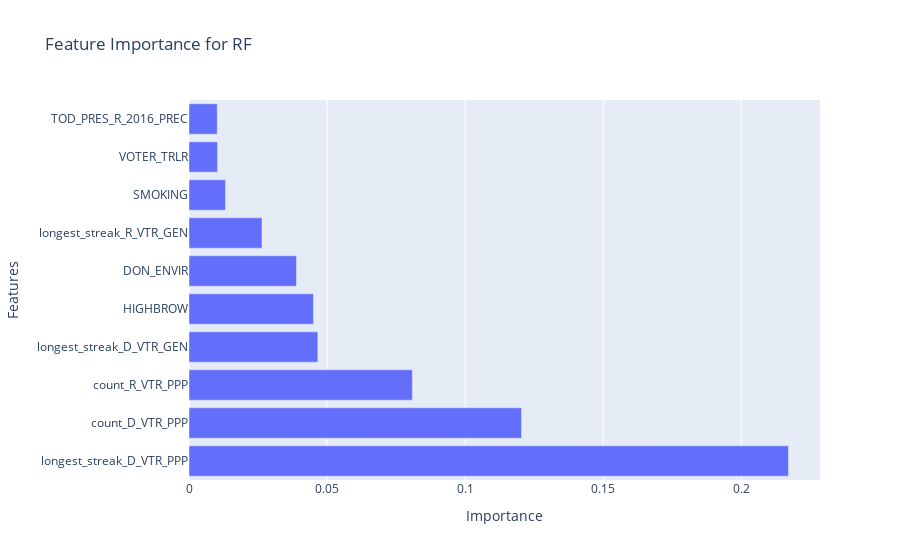
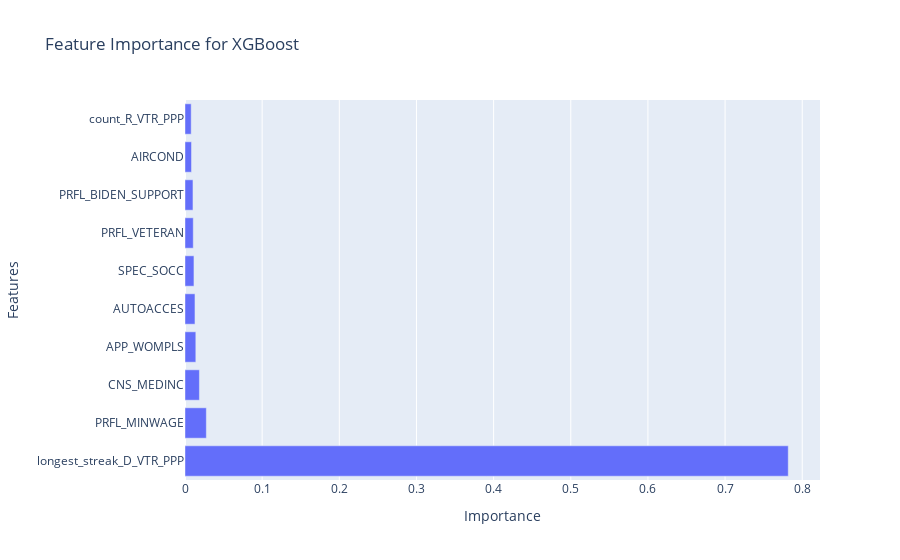
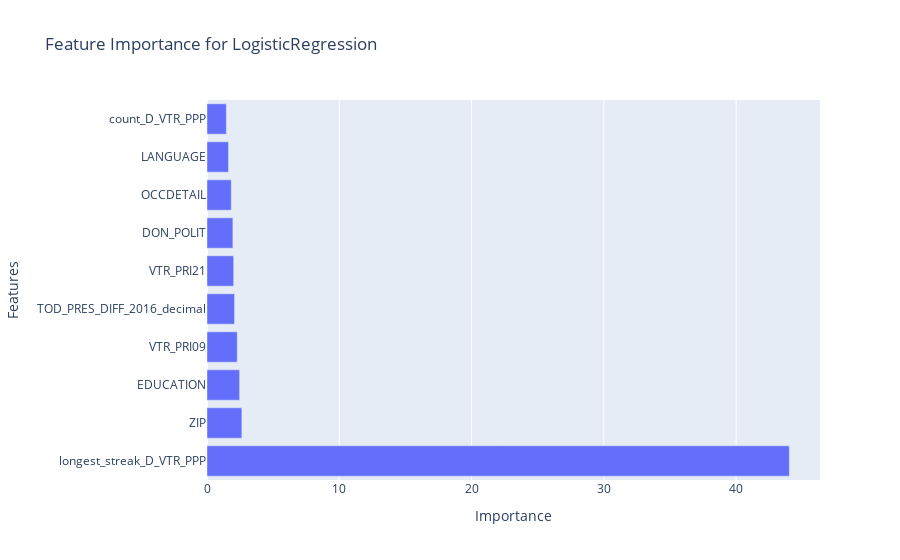
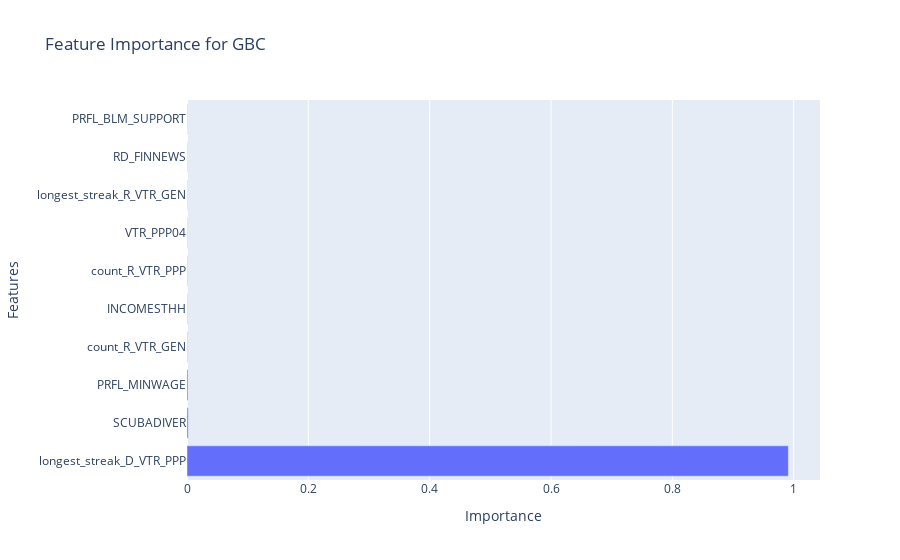

The cell these charts' notebook holds for them, in order:
### Code cell
# drop party code from data_5k_df
#survey_df= survey_df.drop(columns=['PARTY_CODE'])

pipeline = ModelTrainingPipeline(survey_df, target_col='Q1_Candidate')

# 2. Prepare the data
pipeline.prepare_data(encoding_type='target')  # or 'label', or 'target' depending on your needs
pipeline.create_preprocessing_pipeline(scale_data=True, feature_engineering=None)
models_to_use = ['RF', 'XGBoost', 'LogisticRegression', 'SVM', 'GBC']

# 4. Train all models
pipeline.train_models(model_type=['RF', 'XGBoost', 'LogisticRegression', 'SVM', 'GBC'], use_grid_search=False, use_cv=True, cv_folds=5, evaluate=True, 
                     plot_learning_curve=False, compare_models=True, feature_importance=True, experiment_logging=True, saved_params_path=None)

### Figure 1 — Plotly figure (JSON) as saved in the notebook; plotly's stock layout.template omitted (floating-point values rounded to 4 significant figures)
{"data": [{"alignmentgroup": "True", "hovertemplate": "Importance=%{x}<br>Features=%{y}<extra></extra>", "legendgroup": "", "marker": {"color": "#636efa", "pattern": {"shape": ""}}, "name": "", "offsetgroup": "", "orientation": "h", "showlegend": false, "textposition": "auto", "type": "bar", "x": [0.2171, 0.1204, 0.08088, 0.04665, 0.04506, 0.03892, 0.02644, 0.0132, 0.01032, 0.01023], "xaxis": "x", "y": ["longest_streak_D_VTR_PPP", "count_D_VTR_PPP", "count_R_VTR_PPP", "longest_streak_D_VTR_GEN", "HIGHBROW", "DON_ENVIR", "longest_streak_R_VTR_GEN", "SMOKING", "VOTER_TRLR", "TOD_PRES_R_2016_PREC"], "yaxis": "y"}], "layout": {"barmode": "relative", "legend": {"tracegroupgap": 0}, "title": {"text": "Feature Importance for RF"}, "xaxis": {"anchor": "y", "domain": [0, 1], "title": {"text": "Importance"}}, "yaxis": {"anchor": "x", "domain": [0, 1], "title": {"text": "Features"}}}}

### Figure 2 — Plotly figure (JSON) as saved in the notebook; plotly's stock layout.template omitted (floating-point values rounded to 4 significant figures)
{"data": [{"alignmentgroup": "True", "hovertemplate": "Importance=%{x}<br>Features=%{y}<extra></extra>", "legendgroup": "", "marker": {"color": "#636efa", "pattern": {"shape": ""}}, "name": "", "offsetgroup": "", "orientation": "h", "showlegend": false, "textposition": "auto", "type": "bar", "x": [0.7819, 0.02765, 0.01868, 0.01402, 0.01292, 0.0116, 0.0107, 0.01033, 0.008393, 0.008007], "xaxis": "x", "y": ["longest_streak_D_VTR_PPP", "PRFL_MINWAGE", "CNS_MEDINC", "APP_WOMPLS", "AUTOACCES", "SPEC_SOCC", "PRFL_VETERAN", "PRFL_BIDEN_SUPPORT", "AIRCOND", "count_R_VTR_PPP"], "yaxis": "y"}], "layout": {"barmode": "relative", "legend": {"tracegroupgap": 0}, "title": {"text": "Feature Importance for XGBoost"}, "xaxis": {"anchor": "y", "domain": [0, 1], "title": {"text": "Importance"}}, "yaxis": {"anchor": "x", "domain": [0, 1], "title": {"text": "Features"}}}}

### Figure 3 — Plotly figure (JSON) as saved in the notebook; plotly's stock layout.template omitted (floating-point values rounded to 4 significant figures)
{"data": [{"alignmentgroup": "True", "hovertemplate": "Importance=%{x}<br>Features=%{y}<extra></extra>", "legendgroup": "", "marker": {"color": "#636efa", "pattern": {"shape": ""}}, "name": "", "offsetgroup": "", "orientation": "h", "showlegend": false, "textposition": "auto", "type": "bar", "x": [44.02, 2.636, 2.467, 2.288, 2.081, 2.015, 1.957, 1.833, 1.625, 1.463], "xaxis": "x", "y": ["longest_streak_D_VTR_PPP", "ZIP", "EDUCATION", "VTR_PRI09", "TOD_PRES_DIFF_2016_decimal", "VTR_PRI21", "DON_POLIT", "OCCDETAIL", "LANGUAGE", "count_D_VTR_PPP"], "yaxis": "y"}], "layout": {"barmode": "relative", "legend": {"tracegroupgap": 0}, "title": {"text": "Feature Importance for LogisticRegression"}, "xaxis": {"anchor": "y", "domain": [0, 1], "title": {"text": "Importance"}}, "yaxis": {"anchor": "x", "domain": [0, 1], "title": {"text": "Features"}}}}

### Figure 4 — Plotly figure (JSON) as saved in the notebook; plotly's stock layout.template omitted (floating-point values rounded to 4 significant figures)
{"data": [{"alignmentgroup": "True", "hovertemplate": "Importance=%{x}<br>Features=%{y}<extra></extra>", "legendgroup": "", "marker": {"color": "#636efa", "pattern": {"shape": ""}}, "name": "", "offsetgroup": "", "orientation": "h", "showlegend": false, "textposition": "auto", "type": "bar", "x": [0.9912, 0.002004, 0.001686, 0.0006039, 0.0004606, 0.0004535, 0.0003769, 0.0003072, 0.0002946, 0.0002726], "xaxis": "x", "y": ["longest_streak_D_VTR_PPP", "SCUBADIVER", "PRFL_MINWAGE", "count_R_VTR_GEN", "INCOMESTHH", "count_R_VTR_PPP", "VTR_PPP04", "longest_streak_R_VTR_GEN", "RD_FINNEWS", "PRFL_BLM_SUPPORT"], "yaxis": "y"}], "layout": {"barmode": "relative", "legend": {"tracegroupgap": 0}, "title": {"text": "Feature Importance for GBC"}, "xaxis": {"anchor": "y", "domain": [0, 1], "title": {"text": "Importance"}}, "yaxis": {"anchor": "x", "domain": [0, 1], "title": {"text": "Features"}}}}
